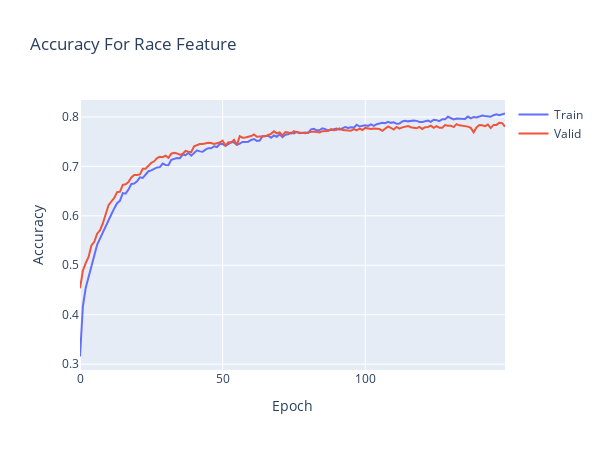

The code cell stored with this chart in its notebook:
### Code cell
import matplotlib.pyplot as plt
import plotly.graph_objects as go

plt.clf()
fig = go.Figure()
fig.add_trace(go.Scatter(
                    y=History.history['race_output_accuracy'],
                    name='Train'))

fig.add_trace(go.Scatter(
                    y=History.history['val_race_output_accuracy'],
                    name='Valid'))


fig.update_layout(height=450, 
                  width=600,
                  title='Accuracy For Race Feature',
                  xaxis_title='Epoch',
                  yaxis_title='Accuracy')

fig.write_html('acc_race.html', include_plotlyjs='cdn')

fig.show()

### Figure 1 — Plotly figure (JSON) as saved in the notebook; plotly's stock layout.template omitted (floating-point values rounded to 4 significant figures; data arrays with more than 128 entries replaced by an {"elided": "..."} marker saying what was removed)
{"data": [{"name": "Train", "type": "scatter", "y": {"elided": "150 float values"}}, {"name": "Valid", "type": "scatter", "y": {"elided": "150 float values"}}], "layout": {"height": 450, "title": {"text": "Accuracy For Race Feature"}, "width": 600, "xaxis": {"title": {"text": "Epoch"}}, "yaxis": {"title": {"text": "Accuracy"}}}}
